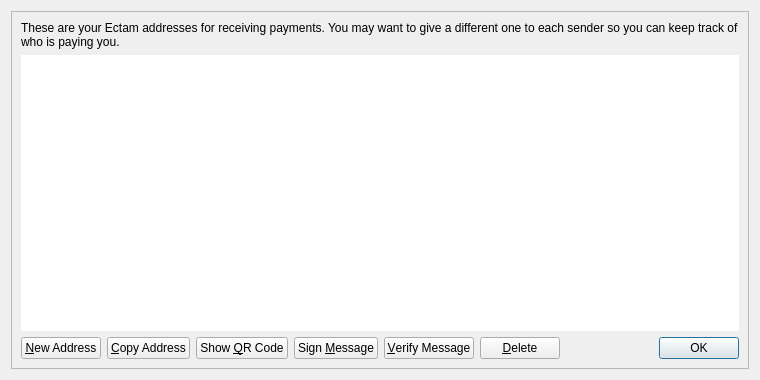
<?xml version="1.0" encoding="UTF-8"?>
<ui version="4.0">
 <class>AddressBookPage</class>
 <widget class="QWidget" name="AddressBookPage">
  <property name="geometry">
   <rect>
    <x>0</x>
    <y>0</y>
    <width>760</width>
    <height>380</height>
   </rect>
  </property>
  <property name="windowTitle">
   <string>Address Book</string>
  </property>
  <layout class="QVBoxLayout" name="verticalLayout_2">
   <item>
    <widget class="QFrame" name="frameMain">
     <property name="frameShape">
      <enum>QFrame::StyledPanel</enum>
     </property>
     <property name="frameShadow">
      <enum>QFrame::Raised</enum>
     </property>
     <layout class="QVBoxLayout" name="verticalLayout">
      <item>
       <widget class="QLabel" name="labelExplanation">
        <property name="text">
         <string>These are your Ectam addresses for receiving payments. You may want to give a different one to each sender so you can keep track of who is paying you.</string>
        </property>
        <property name="textFormat">
         <enum>Qt::PlainText</enum>
        </property>
        <property name="wordWrap">
         <bool>true</bool>
        </property>
       </widget>
      </item>
      <item>
       <widget class="QTableView" name="tableView">
        <property name="contextMenuPolicy">
         <enum>Qt::CustomContextMenu</enum>
        </property>
        <property name="toolTip">
         <string>Double-click to edit address or label</string>
        </property>
        <property name="frameShape">
         <enum>QFrame::NoFrame</enum>
        </property>
        <property name="tabKeyNavigation">
         <bool>false</bool>
        </property>
        <property name="alternatingRowColors">
         <bool>true</bool>
        </property>
        <property name="selectionMode">
         <enum>QAbstractItemView::SingleSelection</enum>
        </property>
        <property name="selectionBehavior">
         <enum>QAbstractItemView::SelectRows</enum>
        </property>
        <property name="sortingEnabled">
         <bool>true</bool>
        </property>
        <attribute name="verticalHeaderVisible">
         <bool>false</bool>
        </attribute>
       </widget>
      </item>
      <item>
       <layout class="QHBoxLayout" name="horizontalLayout">
        <item>
         <widget class="QPushButton" name="newAddressButton">
          <property name="toolTip">
           <string>Create a new address</string>
          </property>
          <property name="text">
           <string>&amp;New Address</string>
          </property>
          <property name="icon">
           <iconset resource="../Ectam.qrc">
            <normaloff>:/icons/add</normaloff>:/icons/add</iconset>
          </property>
         </widget>
        </item>
        <item>
         <widget class="QPushButton" name="copyToClipboard">
          <property name="toolTip">
           <string>Copy the currently selected address to the system clipboard</string>
          </property>
          <property name="text">
           <string>&amp;Copy Address</string>
          </property>
          <property name="icon">
           <iconset resource="../Ectam.qrc">
            <normaloff>:/icons/editcopy</normaloff>:/icons/editcopy</iconset>
          </property>
         </widget>
        </item>
        <item>
         <widget class="QPushButton" name="showQRCode">
          <property name="text">
           <string>Show &amp;QR Code</string>
          </property>
          <property name="icon">
           <iconset resource="../Ectam.qrc">
            <normaloff>:/icons/qrcode</normaloff>:/icons/qrcode</iconset>
          </property>
         </widget>
        </item>
        <item>
         <widget class="QPushButton" name="signMessage">
          <property name="toolTip">
           <string>Sign a message to prove you own a Ectam address</string>
          </property>
          <property name="text">
           <string>Sign &amp;Message</string>
          </property>
          <property name="icon">
           <iconset resource="../Ectam.qrc">
            <normaloff>:/icons/edit</normaloff>:/icons/edit</iconset>
          </property>
         </widget>
        </item>
        <item>
         <widget class="QPushButton" name="verifyMessage">
          <property name="toolTip">
           <string>Verify a message to ensure it was signed with a specified Ectam address</string>
          </property>
          <property name="text">
           <string>&amp;Verify Message</string>
          </property>
          <property name="icon">
           <iconset resource="../Ectam.qrc">
            <normaloff>:/icons/transaction_0</normaloff>:/icons/transaction_0</iconset>
          </property>
         </widget>
        </item>
        <item>
         <widget class="QPushButton" name="deleteButton">
          <property name="toolTip">
           <string>Delete the currently selected address from the list</string>
          </property>
          <property name="text">
           <string>&amp;Delete</string>
          </property>
          <property name="icon">
           <iconset resource="../Ectam.qrc">
            <normaloff>:/icons/remove</normaloff>:/icons/remove</iconset>
          </property>
         </widget>
        </item>
        <item>
         <spacer name="horizontalSpacer">
          <property name="orientation">
           <enum>Qt::Horizontal</enum>
          </property>
          <property name="sizeHint" stdset="0">
           <size>
            <width>40</width>
            <height>20</height>
           </size>
          </property>
         </spacer>
        </item>
        <item>
         <widget class="QDialogButtonBox" name="buttonBox">
          <property name="sizePolicy">
           <sizepolicy hsizetype="Maximum" vsizetype="Fixed">
            <horstretch>0</horstretch>
            <verstretch>0</verstretch>
           </sizepolicy>
          </property>
          <property name="standardButtons">
           <set>QDialogButtonBox::Ok</set>
          </property>
         </widget>
        </item>
       </layout>
      </item>
     </layout>
    </widget>
   </item>
  </layout>
 </widget>
 <resources>
  <include location="../Ectam.qrc"/>
 </resources>
 <connections/>
</ui>
